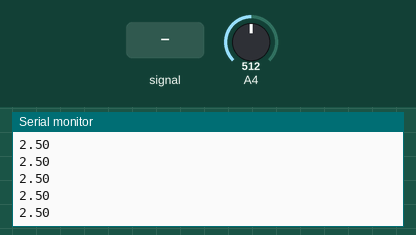
Bench run of a sketch on a simulated Arduino Uno, built with avr-gcc and run on an emulated ATmega328P. Parts: the last lines printed to the serial monitor. Inputs (shaded band) come from the test bench; at power-on: A4 = 512.

Above: at 0.8 s.
0.9 s: A4 fed a 200 Hz sine of ±81 counts around its level
At 1.5 s:
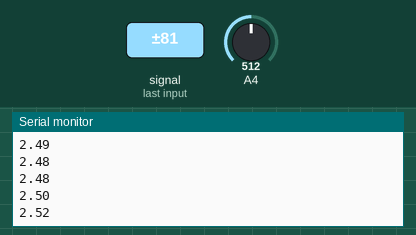
2.4 s: A4 set to 716
At 3.5 s:
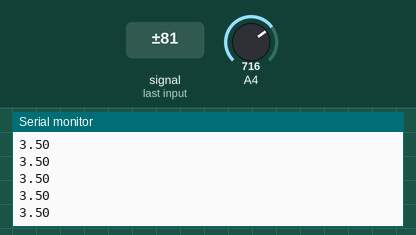
3.9 s: A4 fed a 1000 Hz sine of ±255 counts around its level
At 4.7 s:
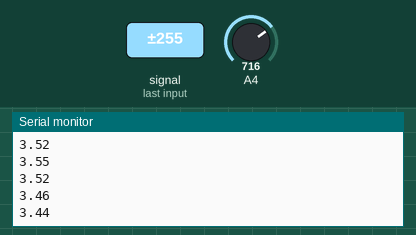
5.4 s: A4 set to 900
At 6.3 s:
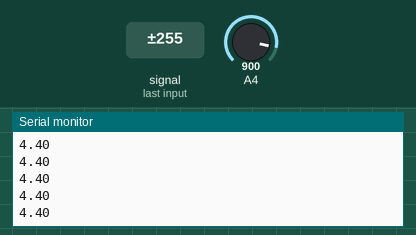
Timing chart, 0 to 7.9 s (numbered marks = the images above; inputs shaded):
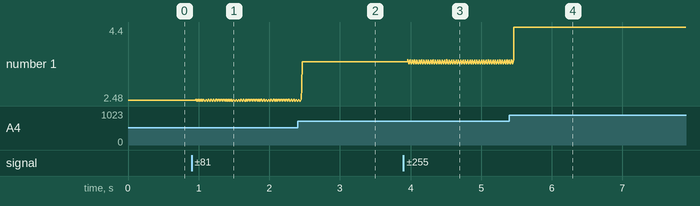

Measured:
- after the input at 0.9 s, the serial monitor: prints a new line after 0.06 s (image 1)
- after the input at 2.4 s, the serial monitor: prints a new line after 0.06 s (image 2)
- after the input at 3.9 s, the serial monitor: prints a new line after 0.06 s (image 3)
- after the input at 5.4 s, the serial monitor: prints a new line after 0.06 s (image 4)
- plotted number 1: 2.5 → 2.48 after the input at 0.9 s, 2.48 → 3.5 after the input at 2.4 s, 3.5 → 3.55 after the input at 3.9 s, 3.55 → 4.4 after the input at 5.4 s

The sketch:

Ex1.ino
```cpp
#define PINO 4
#define AMOSTRAS 50

unsigned int Leitura_AD;
float tensao;

int main(){

	Serial.begin(115200);

	ADMUX = (0 << REFS1) + (1 << REFS0); //Utiliza 5V como referência (1023)

	ADCSRA = (1 << ADEN) + (1 << ADPS2) + (1 << ADPS1) + (1 << ADPS0); //Habilita ADC e PS 128 (10 bits)

	ADCSRB = 0; //Conversão Única

	//DIDR0 = (1 << PINO); //Desabilita o PC4 como pino digital - Não obrigatório

	for(;;){

		//Determinar o pino de leitura
    // 01000000 & 1111 1000
		ADMUX = (ADMUX & 0xF8) | PINO;
/*
		//Leitura do ADC (Sem média)
		ADCSRA |= (1 << ADSC); //Inicia a conversão

		while((ADCSRA & (1<<ADSC)) == (1<<ADSC)); //Esperar a conversão

		Leitura_AD = ADC; //Armazenamento da leitura

		tensao = (Leitura_AD * 5) / 1023.0; //Cálculo da Tensão

		Serial.println(tensao);
*/
		//Leitura do ADC (Com média)
		unsigned int SomaLeitura = 0, MediaLeitura;
		for(int i=0; i < AMOSTRAS; i++){

			ADCSRA |= (1 << ADSC); //Inicia a conversão

			while((ADCSRA & (1<<ADSC)) == (1<<ADSC)); //Esperar a conversão

			Leitura_AD = ADC;

			SomaLeitura += Leitura_AD;
		}

		MediaLeitura = SomaLeitura / AMOSTRAS;

		tensao = (MediaLeitura * 5) / 1023.0; //Cálculo da Tensão

		Serial.println(tensao);
	}

}
```
